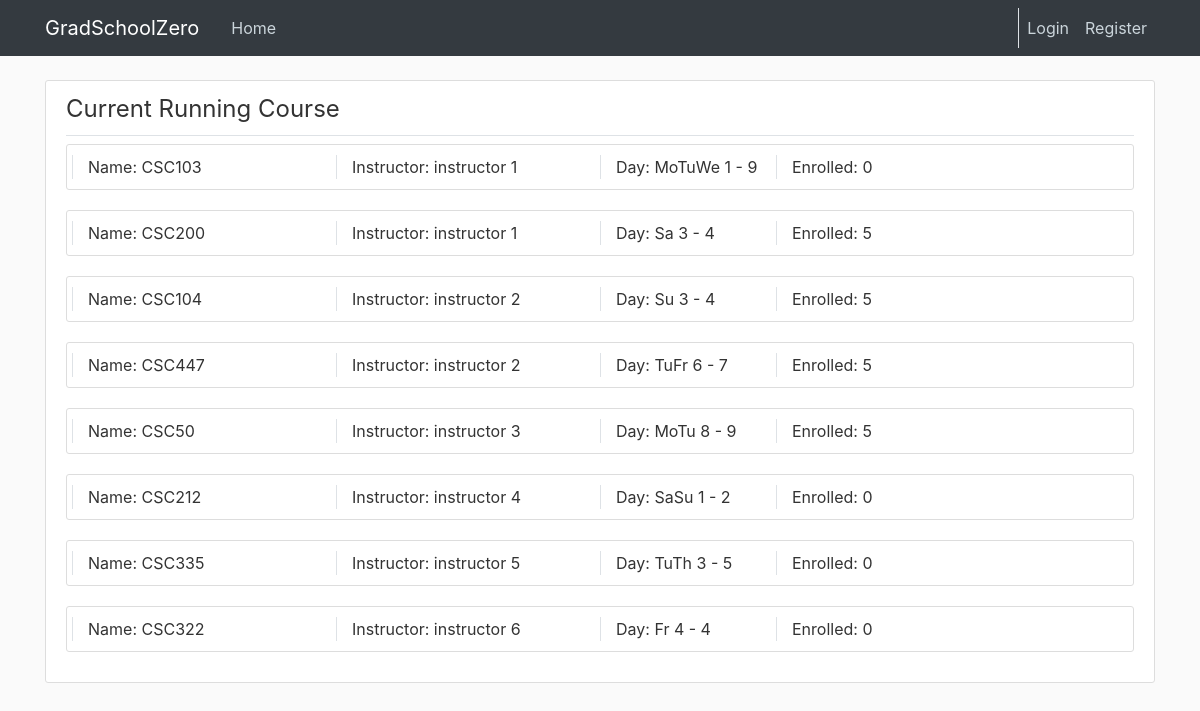
/course/list, run on the app's committed database.
### cunyzero/models.py (models this page shows, shortened)
class Course(db.Model):
    id = db.Column(db.Integer, primary_key=True)
    instructorId = db.Column(db.Integer, db.ForeignKey('instructor.ownerId'))
    coursename = db.Column(db.String(20), nullable = False)
    creationPeriod = db.Column(db.Integer, nullable = True)#for period/semester task logic
    startPeriod = db.Column(db.Integer, nullable = False)#1-9
    endPeriod = db.Column(db.Integer, nullable = False)#1-9
    dayofweek = db.Column(db.String(30), nullable = False)#mo,tu,we,th,fr,sa,su if missing use --
    capacity = db.Column(db.Integer, default=30)
    status = db.Column(db.String(20), nullable = False, default="Open")#status like open, finished, cancelled, etc.
    credits = db.Column(db.Integer, default=3)
    waitListCapacity = db.Column(db.Integer, default=30)
    rating = db.Column(db.Float, default=None, nullable = True)# ^
    studentcourses = db.relationship('StudentCourse', backref='course', lazy=True)
    def getInstructorName(self):
        instructor = Instructor.query.get(self.instructorId)
        return instructor.firstname + " " + instructor.lastname
    def getEnrolledTotal(self):
        return StudentCourse.query.filter_by(courseId=self.id, waiting=False).count()

class Instructor(db.Model):
    ownerId = db.Column(db.Integer, primary_key=True)
    status = db.Column(db.String(20), default='Employed')#fired, suspended, etc.
    firstname = db.Column(db.String(30), nullable=False)
    lastname = db.Column(db.String(30), nullable=False)
    warning = db.Column(db.Integer, nullable = False, default=0)
    user = db.relationship('User', backref='instructorOwner', lazy=True)
    warnings = db.relationship('Warning', backref='targetInstructor', lazy=True)
    courses = db.relationship('Course', backref='instructor', lazy=True)

### cunyzero/routes.py (the view, shortened to what this page needs)
@login_required
@app.route('/course/list', methods=['GET', 'POST'])
def course_manage():
    current_courses = Course.query.filter_by(status="Open")
    past_courses = Course.query.filter_by(status="Finished")
    courseId = request.form.get("Cancel")
    period = Period.query.all()[0].getPeriodName()
    return render_template("course-manage.html", title="Course Management", current_courses=current_courses,
                           past_courses=past_courses)

### cunyzero/models.py (called while the page is built, shortened)
    def getPeriodName(self):# returns set-up, registration, running, or grading period
        remainder = self.period % 4
        if remainder==0:
            return "Course Set-up Period"

### cunyzero/templates/course-manage.html (shortened to what this page needs)
{% extends "layout.html" %}
{% block content %}
    <div class="content-section">
        <legend class="border-bottom pb-2">
            <span class="mr-4"> Current Running Course </span>
        </legend>
        {% for current_course in current_courses %}
            <article class="media content-section col-md-12">
                <div class="media-body row" style="position: relative; align-items: center">
                {% if current_user.role == "Admin" %}
                    <a class="col-md-3 border-left" href="{{ url_for('course_review',course_Id=current_course.id)}}">
                        Name: {{ current_course.coursename}}
                    </a>
                    <a class="col-md-3 border-left" href="{{ url_for('individual_review',role='Instructor',owner_id=current_course.instructorId)}}">
                        Instructor:  {{ current_course.getInstructorName() }}
                    </a>
                {% else %}
                    <div class="col-md-3 border-left">
                        Name: {{ current_course.coursename}}
                    </div>
                    <div class="col-md-3 border-left">
                        Instructor:  {{ current_course.getInstructorName() }}
                    </div>
                {% endif %}
                <div class="col-md-2 border-left">
                    Day: {{ current_course.dayofweek }}
                    {{ current_course.startPeriod }} - {{ current_course.endPeriod }}
                </div>
                <div class="col-md-2 border-left">
                    Enrolled: {{ current_course.getEnrolledTotal()}}
                </div>
                </div>
            </article>
        {% endfor %}
    </div>
{% endblock content %}

### cunyzero/static/main.css (style rules this page uses)
body { background: #fafafa; color: #333333; margin-top: 5rem; }
.content-section { background: #ffffff; padding: 10px 20px; border: 1px solid #dddddd; border-radius: 3px; margin-bottom: 20px; }

### data on the page
Course: coursename "CSC103", getInstructorName "instructor 1", dayofweek "MoTuWe", startPeriod "1", endPeriod "9", getEnrolledTotal "0"
Course: coursename "CSC200", getInstructorName "instructor 1", dayofweek "Sa", startPeriod "3", endPeriod "4", getEnrolledTotal "5"
Course: coursename "CSC104", getInstructorName "instructor 2", dayofweek "Su", startPeriod "3", endPeriod "4", getEnrolledTotal "5"
Course: coursename "CSC447", getInstructorName "instructor 2", dayofweek "TuFr", startPeriod "6", endPeriod "7", getEnrolledTotal "5"
Course: coursename "CSC50", getInstructorName "instructor 3", dayofweek "MoTu", startPeriod "8", endPeriod "9", getEnrolledTotal "5"
Course: coursename "CSC212", getInstructorName "instructor 4", dayofweek "SaSu", startPeriod "1", endPeriod "2", getEnrolledTotal "0"
Course: coursename "CSC335", getInstructorName "instructor 5", dayofweek "TuTh", startPeriod "3", endPeriod "5", getEnrolledTotal "0"
Course: coursename "CSC322", getInstructorName "instructor 6", dayofweek "Fr", startPeriod "4", endPeriod "4", getEnrolledTotal "0"
